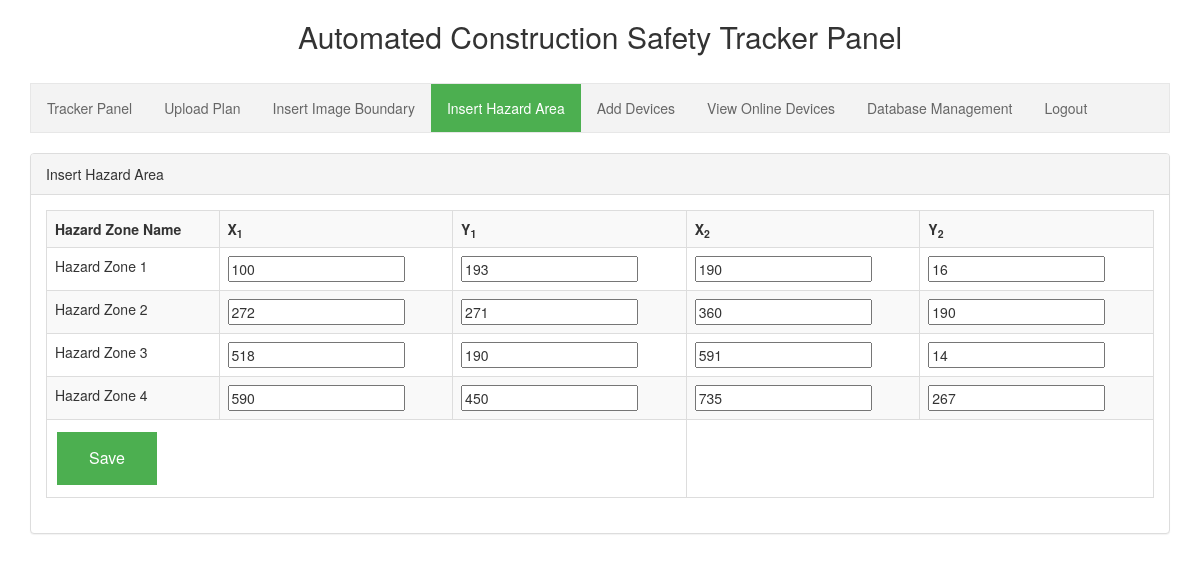
The page /hazard.php (signed in) on the database its author committed.
### tables this page shows
CREATE TABLE `hazard_area` (
  `id` int(11) NOT NULL,
  `hazard_zone_name` varchar(50) NOT NULL,
  `x1` int(11) NOT NULL,
  `x2` int(11) NOT NULL,
  `y1` int(11) NOT NULL,
  `y2` int(11) NOT NULL,
  PRIMARY KEY (`id`)
);

### hazard.php (the view, shortened to what this page needs)
<?php
require('database_connection.php');
$query = "SELECT * FROM hazard_area ORDER BY `hazard_area`.`id` ASC";
$statement = $connect->prepare($query);
$statement->execute();
$result = $statement->fetchAll();
?>
<!DOCTYPE html>
<html>
<head>
    <?php include('header.php'); ?>
   <div class="panel panel-default">
    <div class="panel-heading">Insert Hazard Area</div>
    <div id="user_login_status" class="panel-body">
    	<form action="hazard.php" method="POST">
    	<div class="table-responsive">
   		<table class="table table-bordered table-striped">
	    <tr>
	     <th>Hazard Zone Name</th>
	     <th>X<sub>1</sub></th>
       <th>Y<sub>1</sub></th>
       <th>X<sub>2</sub></th>
       <th>Y<sub>2</sub></th>
	    </tr>
    	<?php
    	foreach ($result as $key => $value) {
    		echo
    		"<tr>
    		<td>".$value['hazard_zone_name']."</td>
    		<td><input type=\"text\" name=\"".$key.'_x1'."\" value=\"".$value['x1']."\" min=\"0\" max=\"10\"></td>
        <td><input type=\"text\" name=\"".$key.'_y1'."\" value=\"".$value['y1']."\" min=\"0\" max=\"10\"></td>
        <td><input type=\"text\" name=\"".$key.'_x2'."\" value=\"".$value['x2']."\" min=\"0\" max=\"10\"></td>
        <td><input type=\"text\" name=\"".$key.'_y2'."\" value=\"".$value['y2']."\" min=\"0\" max=\"10\"></td>
    		</tr>";
    	}
    	?>
    	<tr>
    		<td colspan="3"><input type="submit" name="submit" class="button" value="Save"></td>
    	</tr>
    </table>
</div>
</form>
</div>
</div>
</div>
</body>
</html>

### header.php (shortened to what this page needs)
<link rel="stylesheet" href="https://maxcdn.bootstrapcdn.com/bootstrap/3.3.6/css/bootstrap.min.css" />
  <link rel="stylesheet" href="inc/menu_bar.css" />
  <link rel="stylesheet" href="inc/loading.css" />
 </head>
 <body>
  <?php
  $page = basename($_SERVER['PHP_SELF']);
  $index_active                  = $page == "index.php" ? "active" : "";
  $plan_active                   = $page == "upload_plan.php" ? "active" : "";
  $hazard_active                 = $page == "hazard.php" ? "active" : "";
  $boundary_active               = $page == "boundary.php" ? "active" : "";
  $device_active                 = $page == "devices_entry.php" ? "active" : "";
  $online_active                 = $page == "online_devices.php" ? "active" : "";
  $database_management_active    = $page == "database_management.php" ? "active" : "";
  ?>
  <div class="container">
   <h2 align="center">Automated Construction Safety Tracker Panel</h2>
   <br />
   <div align="center">
  <ul>
  <li><a class="<?php echo $index_active; ?>" href="index.php">Tracker Panel</a></li>
  <li><a class="<?php echo $plan_active; ?>" href="upload_plan.php">Upload Plan</a></li>
  <li><a class="<?php echo $boundary_active; ?>" href="boundary.php">Insert Image Boundary</a></li>
  <li><a class="<?php echo $hazard_active; ?>" href="hazard.php">Insert Hazard Area</a></li>
  <li><a class="<?php echo $device_active; ?>" href="devices_entry.php">Add Devices</a></li>
  <li><a class="<?php echo $online_active; ?>" href="online_devices.php">View Online Devices</a></li>
  <li><a class="<?php echo $database_management_active; ?>" href="database_management.php">Database Management</a></li>
  <li><a href="logout.php">Logout</a></li>
  </ul>
   </div>
   <br />

### inc/menu_bar.css (style rules this page uses)
ul { list-style-type: none; margin: 0; padding: 0; overflow: hidden; border: 1px solid #e7e7e7; background-color: #f3f3f3; }
li { float: left; }
li a { display: block; color: #666; text-align: center; padding: 14px 16px; text-decoration: none; }
li a.active { color: white; background-color: #4CAF50; }
.button { background-color: #4CAF50; border: none; color: white; padding: 15px 32px; text-align: center; text-decoration: none; display: inline-block; font-size: 16px; margin: 4px 2px; cursor: pointer; }

### rows shown on the page
hazard_area: hazard_zone_name "Hazard Zone 1", x1 "100", y1 "193", x2 "190", y2 "16"
hazard_area: hazard_zone_name "Hazard Zone 2", x1 "272", y1 "271", x2 "360", y2 "190"
hazard_area: hazard_zone_name "Hazard Zone 3", x1 "518", y1 "190", x2 "591", y2 "14"
hazard_area: hazard_zone_name "Hazard Zone 4", x1 "590", y1 "450", x2 "735", y2 "267"
